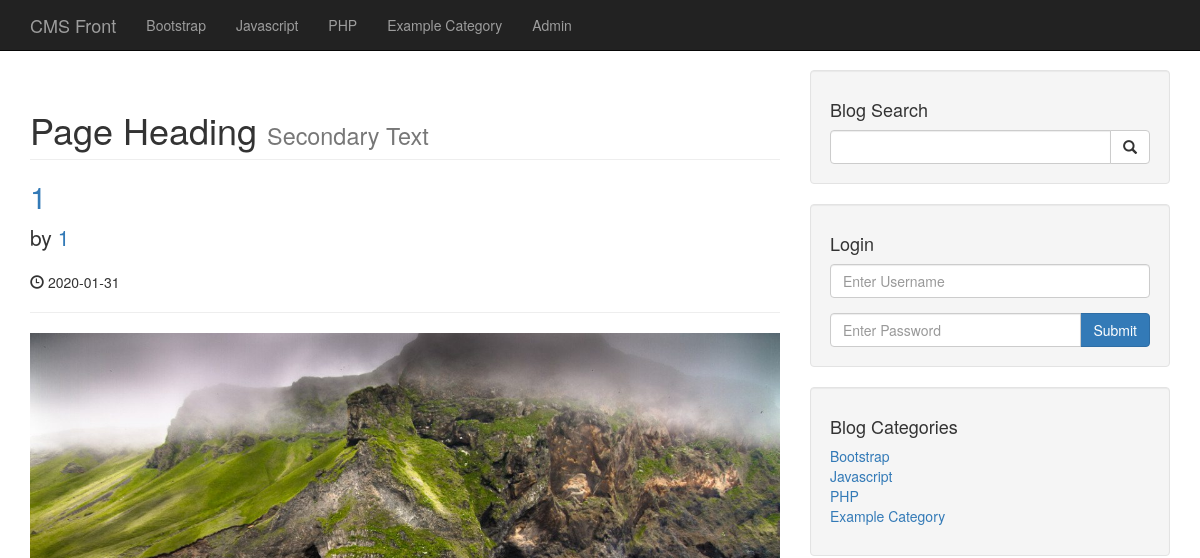
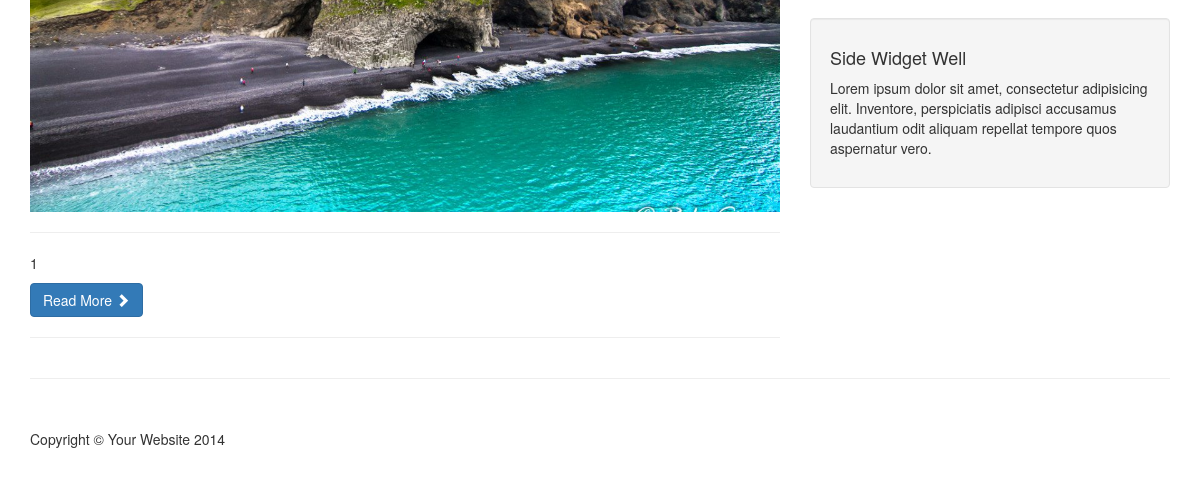
Before: /category.php?category=1 with the older database file (2 pictures, top to bottom).
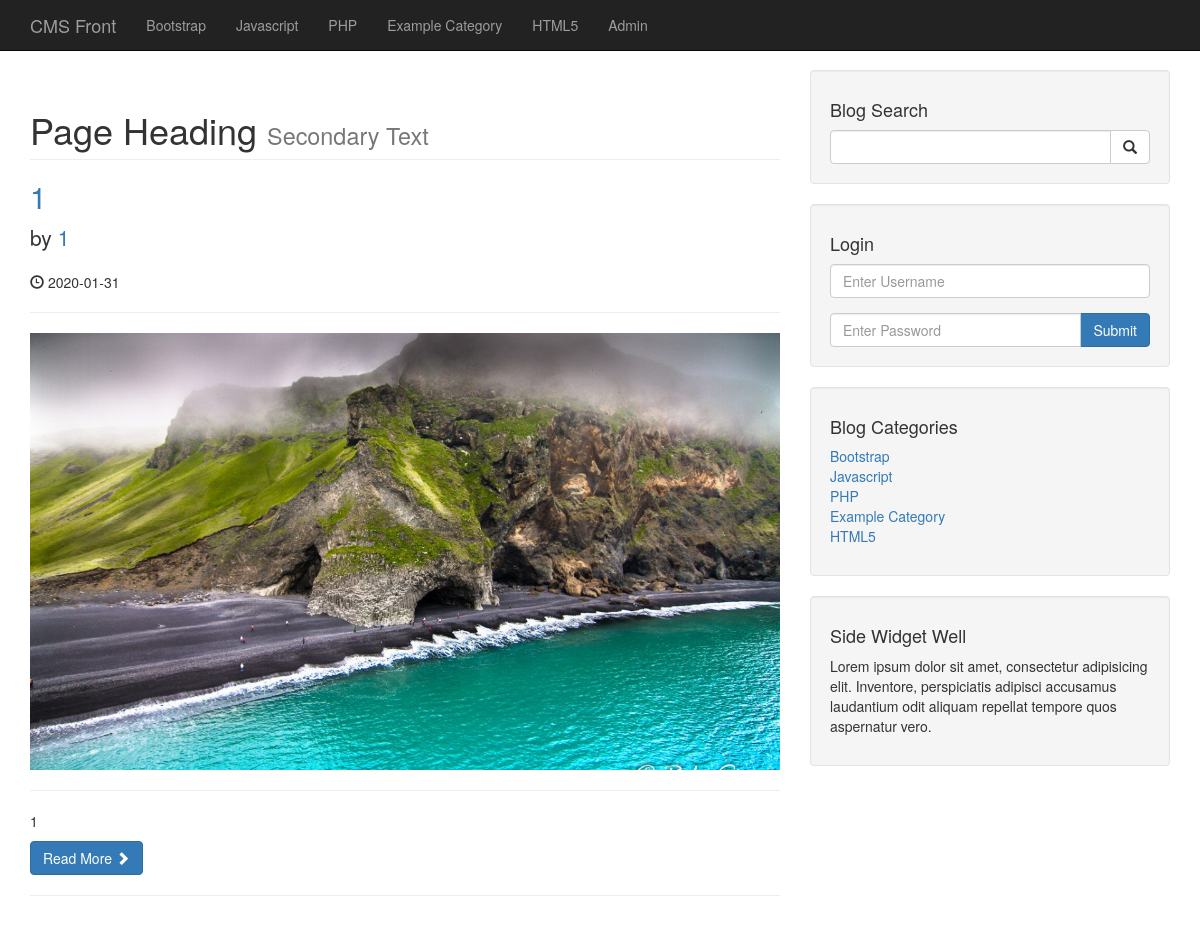
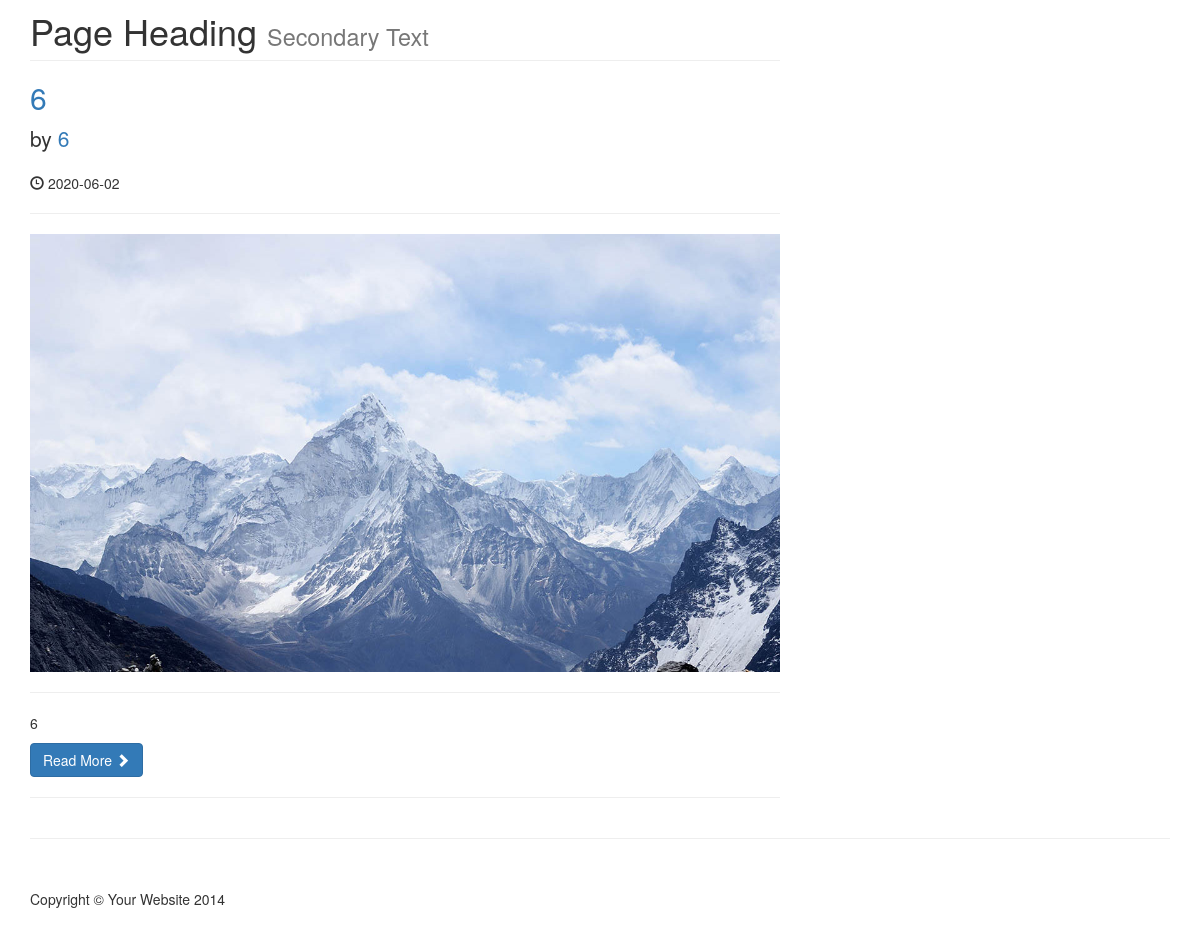
After: the same page with the newer database file (2 pictures, top to bottom).
### tables this page shows
CREATE TABLE `categories` (
  `cat_id` int(3) NOT NULL,
  `cat_title` varchar(255) NOT NULL
);

CREATE TABLE `posts` (
  `post_id` int(3) NOT NULL,
  `post_category_id` int(3) NOT NULL,
  `post_title` varchar(255) NOT NULL,
  `post_author` varchar(255) NOT NULL,
  `post_date` date NOT NULL,
  `post_image` text NOT NULL,
  `post_content` text NOT NULL,
  `post_tags` varchar(255) NOT NULL,
  `post_comment_count` int(11) NOT NULL,
  `post_status` varchar(255) NOT NULL DEFAULT 'draft'
);

### category.php (the view)
<?php include "includes/header.php" ?>
<?php include "includes/db.php" ?>
<?php include "includes/navigation.php"?>
<div class="container">
    <div class="row">
        <div class="col-md-8">
            <?php
            if (isset($_GET['category'])){
                $post_category_id = $_GET['category'];
            }
            $query = "SELECT * FROM posts WHERE post_category_id = $post_category_id ";
            $select_all_posts_query = mysqli_query($connection,$query);
            while ($row = mysqli_fetch_assoc($select_all_posts_query)){
                $post_id = $row['post_id'];
                $post_title = $row['post_title'];
                $post_author = $row['post_author'];
                $post_date = $row['post_date'];
                $post_image = $row['post_image'];
                $post_content = substr($row['post_content'], 0,100);
                ?>
                <h1 class="page-header">
                    Page Heading
                    <small>Secondary Text</small>
                </h1>
                <h2>
                    <a href="post.php?p_id=<?php echo $post_id ?>"><?php echo $post_title ?></a>
                </h2>
                <p class="lead">
                    by <a href="index.php"><?php echo $post_author ?></a>
                </p>
                <p><span class="glyphicon glyphicon-time"></span> <?php echo $post_date ?></p>
                <hr>
                <img class="img-responsive" src="images/<?php echo $post_image ?>" alt="">
                <hr>
                <p><?php echo $post_content ?></p>
                <a class="btn btn-primary" href="#">Read More <span class="glyphicon glyphicon-chevron-right"></span></a>
                <hr>
                <?php
            }
            ?>
        </div>
        <?php include "includes/sidebar.php"?>
    </div>
    <hr>
    <?php include "includes/footer.php"?>

### includes/navigation.php (shortened to what this page needs)
<nav class="navbar navbar-inverse navbar-fixed-top" role="navigation">
    <div class="container">
        <div class="navbar-header">
            <a class="navbar-brand" href="index.php">CMS Front</a>
        </div>
        <div class="collapse navbar-collapse" id="bs-example-navbar-collapse-1">
            <ul class="nav navbar-nav">
                <?php
                $query = "SELECT * FROM categories";
                $select_all_categories_query = mysqli_query($connection, $query);
                while ($row = mysqli_fetch_assoc($select_all_categories_query)){
                    $cat_title = $row['cat_title'];
                    echo "<li><a href='#'>{$cat_title}</a></li>";
                }
                ?>
                <li>
                    <a href="admin/index.php">Admin</a>
                </li>
            </ul>
        </div>
    </div>
</nav>

### includes/sidebar.php
<div class="col-md-4">
    <div class="well">
        <h4>Blog Search</h4>
        <form action="search.php" method="post">
            <div class="input-group">
                <input name="search" type="text" class="form-control">
                <span class="input-group-btn">
                    <button name="submit" class="btn btn-default" type="submit">
                        <span class="glyphicon glyphicon-search"></span>
                    </button>
                </span>
            </div>
        </form>
    </div>
    <div class="well">
        <h4>Login</h4>
        <form action="includes/login.php" method="post">
            <div class="form-group">
                <input name="username" type="text" class="form-control" placeholder="Enter Username">
            </div>
            <div class="input-group">
                <input name="password" type="password" class="form-control" placeholder="Enter Password">
                <span class="input-group-btn">
                    <button class="btn btn-primary" name="login" type="submit">Submit</button>
                </span>
            </div>
        </form>
    </div>
    <div class="well">
        <?php
        $query = "SELECT * FROM categories";
        $select_all_categories_sidebar = mysqli_query($connection, $query);
        ?>
        <h4>Blog Categories</h4>
        <div class="row">
            <div class="col-lg-12">
                <ul class="list-unstyled">
                    <?php
                    while ($row =mysqli_fetch_assoc($select_all_categories_sidebar)){
                        $cat_title = $row['cat_title'];
                        $cat_id = $row['cat_id'];
                        echo "<li><a href='category.php?category=$cat_id'>{$cat_title}</a></li>";
                    }
                    ?>
                </ul>
            </div>
        </div>
    </div>
   <?php include "widget.php"  ?>
</div>

Changed rows visible on the page:
added categories: cat_title "HTML5"
added posts: post_title "6", post_author "6", post_date "2020-06-02", post_image (picture), post_content "6"
